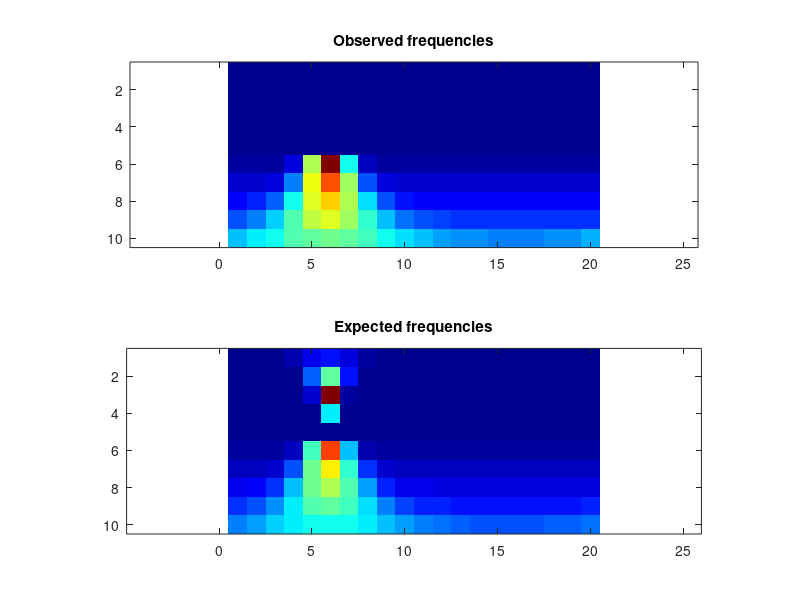

Recreate this plot in MATLAB.
obsFrequencies = [ 0, 0, 0, 0, 0, 0, 0, 0, 0, 0, 0, 0, 0, 0, 0, 0, 0, 0, 0, 0; 0, 0, 0, 0, 0, 0, 0, 0, 0, 0, 0, 0, 0, 0, 0, 0, 0, 0, 0, 0; 0, 0, 0, 0, 0, 0, 0, 0, 0, 0, 0, 0, 0, 0, 0, 0, 0, 0, 0, 0; 0, 0, 0, 0, 0, 0, 0, 0, 0, 0, 0, 0, 0, 0, 0, 0, 0, 0, 0, 0; 0, 0, 0, 0, 0, 0, 0, 0, 0, 0, 0, 0, 0, 0, 0, 0, 0, 0, 0, 0; 822, 756, 828, 2717, 18691, 34762, 13388, 1738, 844, 848, 816, 824, 771, 824, 813, 816, 782, 825, 785, 812; 2423, 2502, 3228, 8398, 20754, 27362, 17971, 6838, 2980, 2494, 2394, 2382, 2488, 2373, 2346, 2312, 2348, 2428, 2453, 2443; 4236, 4928, 7250, 13252, 20302, 23188, 18988, 11552, 6599, 4709, 4056, 3986, 4048, 3973, 4042, 3979, 4071, 3997, 3985, 3980; 6881, 8343, 11299, 15421, 19014, 20145, 18194, 14547, 10564, 7973, 6583, 6046, 5945, 5803, 5606, 5700, 5789, 5695, 5882, 5933; 10762, 12106, 13558, 15325, 16255, 16748, 16152, 14949, 13140, 11808, 10455, 9602, 9178, 8762, 8558, 8543, 8626, 8695, 9218, 9792 ];
expFrequencies = [ 47.1742, 132.245, 464.009, 1686.98, 4251.38, 5623.93, 3670.51, 1306.08, 351.003, 104.106, 39.7144, 19.5786, 11.6661, 8.26441, 6.80962, 6.45923, 7.00632, 8.77963, 12.8065, 22.5127; 0.00370941, 0.320788, 20.215, 666.851, 8800.12, 20130.9, 5726.24, 339.74, 8.78886, 0.127458, 0.00141698, 1.52841e-05, 2.34896e-07, 8.06498e-09, 9.34393e-10, 4.93223e-10, 1.30813e-09, 1.50413e-08, 5.38503e-07, 3.91915e-05; 4.63292e-20, 6.33053e-12, 3.65205e-05, 2.33066, 3304.42, 43155.7, 975.081, 0.330034, 1.92785e-06, 1.48813e-13, 7.03843e-22, 1.39641e-30, 8.7432e-39, 0, 0, 0, 0, 0, 3.88389e-37, 9.335e-29; 0, 0, 0, 0, 0.0169865, 15133.6, 8.91083e-10, 0, 0, 0, 0, 0, 0, 0, 0, 0, 0, 0, 0, 0; 2.35401e-12, 5.71533e-07, 0.0173956, 0.823034, 18.7541, 48.5924, 10.951, 0.397425, 0.00246601, 4.7701e-08, 1.47417e-13, 2.58583e-19, 9.98294e-25, 3.19376e-29, 2.96782e-32, 3.19041e-33, 9.18909e-32, 2.23615e-28, 1.21487e-23, 4.16081e-18; 800.003, 800.54, 850.674, 2640.13, 18656.9, 34619.9, 13431, 1746.85, 820.8, 800.19, 800.001, 800, 800, 800, 799.999, 800, 800, 799.999, 800, 800; 2405.79, 2485.37, 3347.36, 8525.36, 20878, 27368.4, 18076.2, 6776.71, 2990.86, 2449.12, 2403.24, 2400.22, 2400.02, 2400, 2400, 2400, 2400, 2400, 2400.03, 2400.38; 4197.35, 4889.86, 7354.36, 13106.9, 20291.9, 23119.7, 18936.8, 11623.6, 6593.38, 4653.63, 4142.52, 4031.55, 4008.23, 4002.88, 4001.49, 4001.24, 4001.66, 4003.48, 4010.7, 4043; 6863.98, 8430.42, 11325.9, 15321.9, 18892.7, 20114.6, 18279.3, 14444.8, 10596.5, 8000.81, 6661.14, 6071.57, 5829.21, 5730.79, 5692.41, 5683.54, 5697.5, 5744.85, 5863.94, 6156.97; 10695.3, 11999.4, 13605.9, 15230.4, 16429.3, 16807.9, 16234, 14907, 13252.3, 11693.5, 10468.6, 9616.11, 9069.84, 8745.37, 8578.85, 8534.65, 8603.04, 8798.98, 9164.05, 9767.7 ];
colormap(jet);
clf; subplot(2,1,1);
imagesc(obsFrequencies);
title('Observed frequencies');
axis equal;
subplot(2,1,2);
imagesc(expFrequencies);
axis equal;
title('Expected frequencies');
